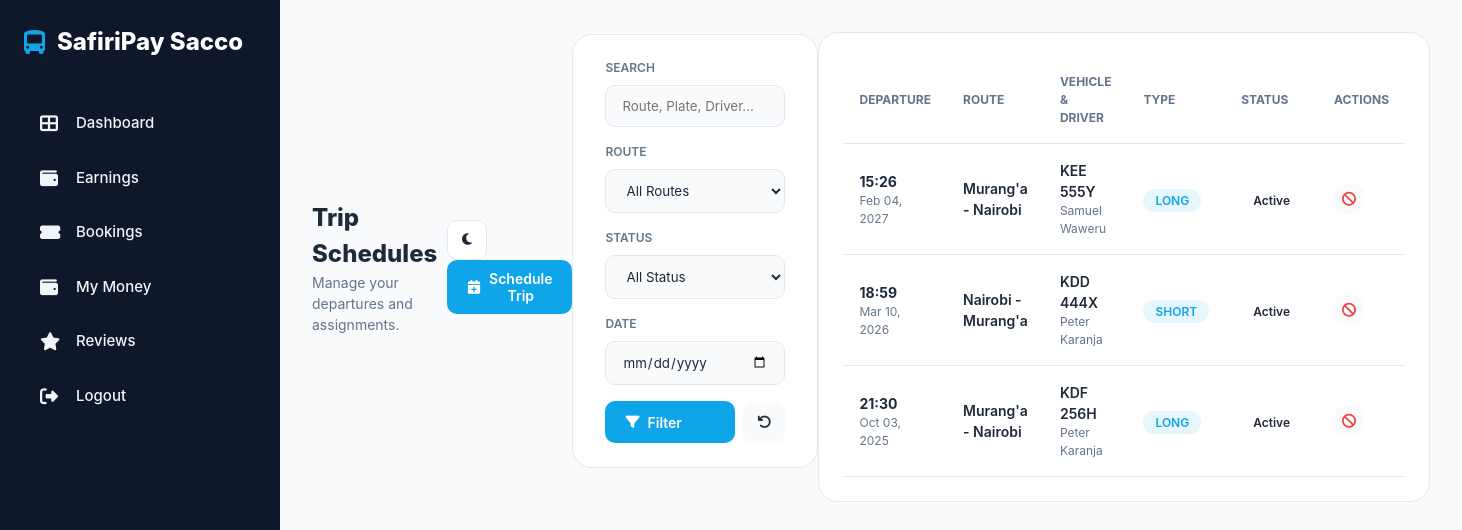
/saccoveiw/trips.php (signed in), run on an earlier commit of the app's database.
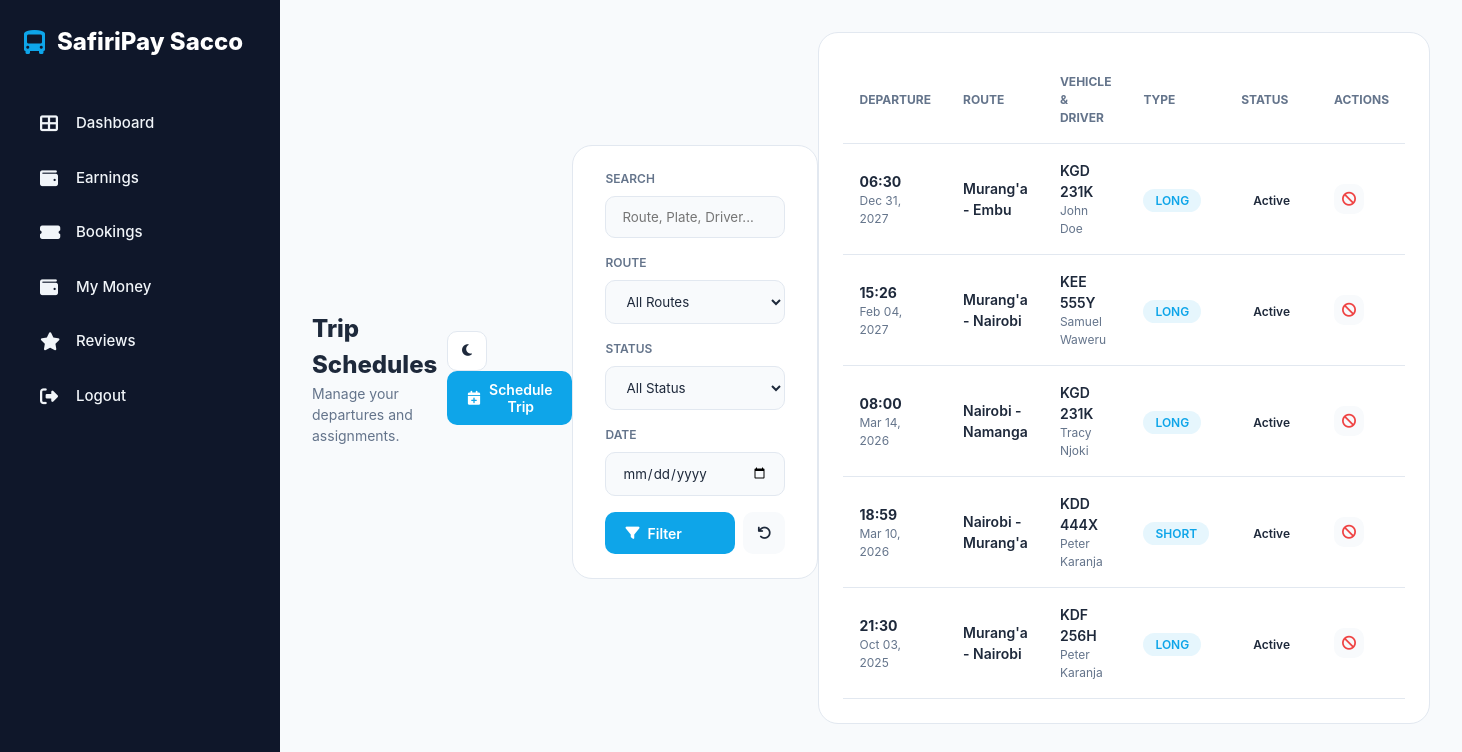
And on a later commit of the database.
### tables this page shows
CREATE TABLE `trips` (
  `tripid` int(11) NOT NULL,
  `routeid` int(11) NOT NULL,
  `busid` int(11) NOT NULL,
  `driverid` int(11) DEFAULT NULL,
  `starttime` datetime DEFAULT NULL,
  `status` enum('active','completed','cancelled') DEFAULT 'active',
  `trip_type` enum('short','long') NOT NULL DEFAULT 'short',
  `codriverid` int(11) DEFAULT NULL
);

CREATE TABLE `routes` (
  `routeid` int(11) NOT NULL,
  `routename` varchar(100) NOT NULL,
  `saccoid` int(11) DEFAULT NULL,
  `createdat` datetime DEFAULT current_timestamp()
);

CREATE TABLE `buses` (
  `busid` int(11) NOT NULL,
  `saccoid` int(11) NOT NULL,
  `platenumber` varchar(20) NOT NULL,
  `capacity` int(11) DEFAULT 14,
  `status` tinyint(4) DEFAULT 1,
  `driverid` int(11) NOT NULL
);

CREATE TABLE `drivers` (
  `driverid` int(11) NOT NULL,
  `dname` varchar(100) NOT NULL,
  `phoneno` varchar(15) NOT NULL,
  `hashedpassword` varchar(255) DEFAULT NULL,
  `saccoid` int(11) DEFAULT NULL,
  `email` varchar(255) DEFAULT NULL
);

### saccoveiw/trips.php (the view, shortened to what the changed rows need)
<?php
include 'database.php';
$sacco_id = $_SESSION['sacco_id'];
$where_conditions = ["r.saccoid = $sacco_id"];
$where_clause = implode(' AND ', $where_conditions);
$query = "
    SELECT t.*, r.routename, b.platenumber, d.dname
    FROM trips t
    JOIN routes r ON t.routeid = r.routeid
    JOIN buses b ON t.busid = b.busid
    JOIN drivers d ON t.driverid = d.driverid
    WHERE $where_clause
    ORDER BY t.starttime DESC
";
$trips = $conn->query($query);
?>
<!DOCTYPE html>
<html lang="en">
<head>
    <link rel="stylesheet" href="https://cdnjs.cloudflare.com/ajax/libs/font-awesome/6.4.0/css/all.min.css">
    <link rel="stylesheet" href="sacco.css">
</head>
<body>
    <div class="dashboard-container">
        <main class="main-content">
            <header class="header">
                <div class="header-title">
                    <h1>Trip Schedules</h1>
                </div>
            <div class="data-card">
                <div class="table-responsive">
                    <table>
                        <thead>
                            <tr>
                                <th>Departure</th>
                                <th>Route</th>
                                <th>Vehicle & Driver</th>
                                <th>Type</th>
                                <th>Status</th>
                                <th>Actions</th>
                            </tr>
                        </thead>
                        <tbody>
                            <?php while($row = $trips->fetch_assoc()): ?>
                                <tr>
                                    <td>
                                        <div style="font-weight: 700;"><?php echo date('H:i', strtotime($row['starttime'])); ?></div>
                                        <div style="font-size: 0.75rem; color: var(--text-muted);"><?php echo date('M d, Y', strtotime($row['starttime'])); ?></div>
                                    </td>
                                    <td style="font-weight: 600;"><?php echo htmlspecialchars($row['routename']); ?></td>
                                    <td>
                                        <div style="font-weight: 600;"><?php echo htmlspecialchars($row['platenumber']); ?></div>
                                        <div style="font-size: 0.75rem; color: var(--text-muted);"><?php echo htmlspecialchars($row['dname']); ?></div>
                                    </td>
                                    <td>
                                        <span class="status-badge" style="background: rgba(14, 165, 233, 0.1); color: var(--primary);">
                                            <?php echo strtoupper($row['trip_type']); ?>
                                        </span>
                                    </td>
                                    <td>
                                        <span class="status-badge status-<?php echo strtolower($row['status']); ?>">
                                            <?php echo ucfirst($row['status']); ?>
                                        </span>
                                    </td>
                                    <td>
                                        <button class="btn" style="padding: 0.5rem; background: var(--bg-main); color: var(--danger);"><i class="fas fa-ban"></i></button>
                                    </td>
                                </tr>
                            <?php endwhile; ?>
                        </tbody>
                    </table>
                </div>
            </div>
        </main>
    </div>
</body>
</html>

What changed in the data, as far as the page shows it:
added trips: starttime "06:30", starttime "Dec 31, 2027", routeid.routename "Murang'a - Embu", busid.platenumber "KGD 231K", driverid.dname "John Doe", trip_type "LONG", status "Active"
added trips: starttime "08:00", starttime "Mar 14, 2026", routeid.routename "Nairobi - Namanga", busid.platenumber "KGD 231K", driverid.dname "Tracy Njoki", trip_type "LONG", status "Active"
